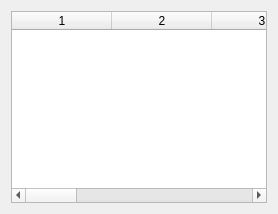
<ui version="4.0">
    <class>TableView</class>
    <widget class="QWidget" name="TableView">
        <layout class="QVBoxLayout" name="verticalLayout">
            <item>
                <widget class="QTableWidget" name="tableWidget">
                    <property name="columnCount">
                        <number>9</number>
                    </property>
                    <property name="horizontalHeaderLabels">
                        <stringlist>
                            <string>Selected</string>
                            <string>Processed</string>
                            <string>Name</string>
                            <string>N of Lines</string>
                            <string>Average pitch</string>
                            <string>Average CD</string>
                            <string>CD std</string>
                            <string>Unbiased LWR</string>
                            <string>Unbiased LWR fit</string>
                        </stringlist>
                    </property>
                </widget>
            </item>
        </layout>
    </widget>
    <resources/>
    <connections/>
</ui>
